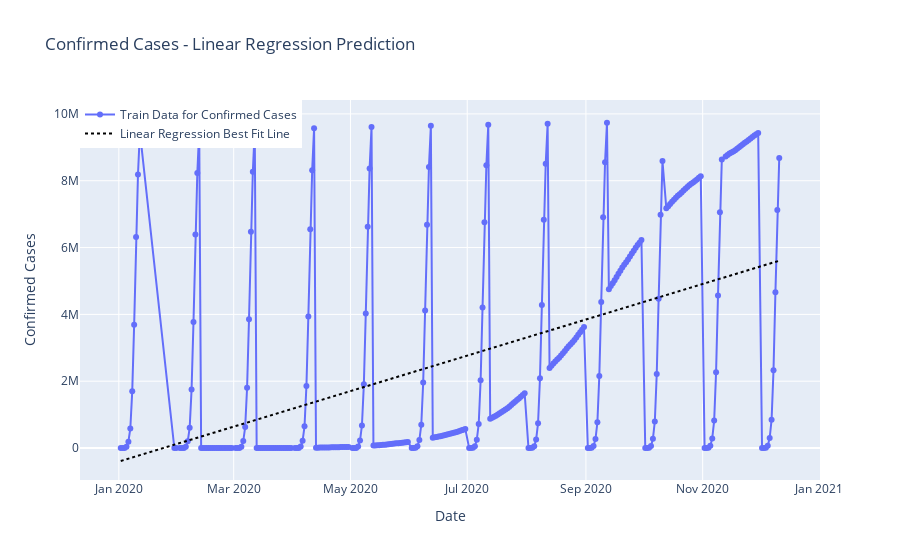

The notebook cell this image was saved under:
### Code cell
# plt for Linear Regression Model
plt.figure(figsize=(11,6))
prediction_linreg=lin_reg.predict(np.array(datewise["Days Since"]).reshape(-1,1))
linreg_output=[]
for i in range(prediction_linreg.shape[0]):
    linreg_output.append(prediction_linreg[i][0])

fig=go.Figure()
fig.add_trace(go.Scatter(x=datewise.index, y=datewise["Confirmed"],
                    mode='lines+markers',name="Train Data for Confirmed Cases"))
fig.add_trace(go.Scatter(x=datewise.index, y=linreg_output,
                    mode='lines',name="Linear Regression Best Fit Line",
                    line=dict(color='black', dash='dot')))
fig.update_layout(title="Confirmed Cases - Linear Regression Prediction",
                 xaxis_title="Date",yaxis_title="Confirmed Cases",legend=dict(x=0,y=1,traceorder="normal"))
fig.show()

### Figure 1 — Plotly figure (JSON) as saved in the notebook; plotly's stock layout.template omitted (floating-point values rounded to 4 significant figures; data arrays with more than 128 entries replaced by an {"elided": "..."} marker saying what was removed)
{"data": [{"mode": "lines+markers", "name": "Train Data for Confirmed Cases", "type": "scatter", "x": {"elided": "315 str values"}, "y": {"elided": "315 int values"}}, {"line": {"color": "black", "dash": "dot"}, "mode": "lines", "name": "Linear Regression Best Fit Line", "type": "scatter", "x": {"elided": "315 str values"}, "y": {"elided": "315 float values"}}], "layout": {"legend": {"traceorder": "normal", "x": 0, "y": 1}, "title": {"text": "Confirmed Cases - Linear Regression Prediction"}, "xaxis": {"title": {"text": "Date"}}, "yaxis": {"title": {"text": "Confirmed Cases"}}}}
